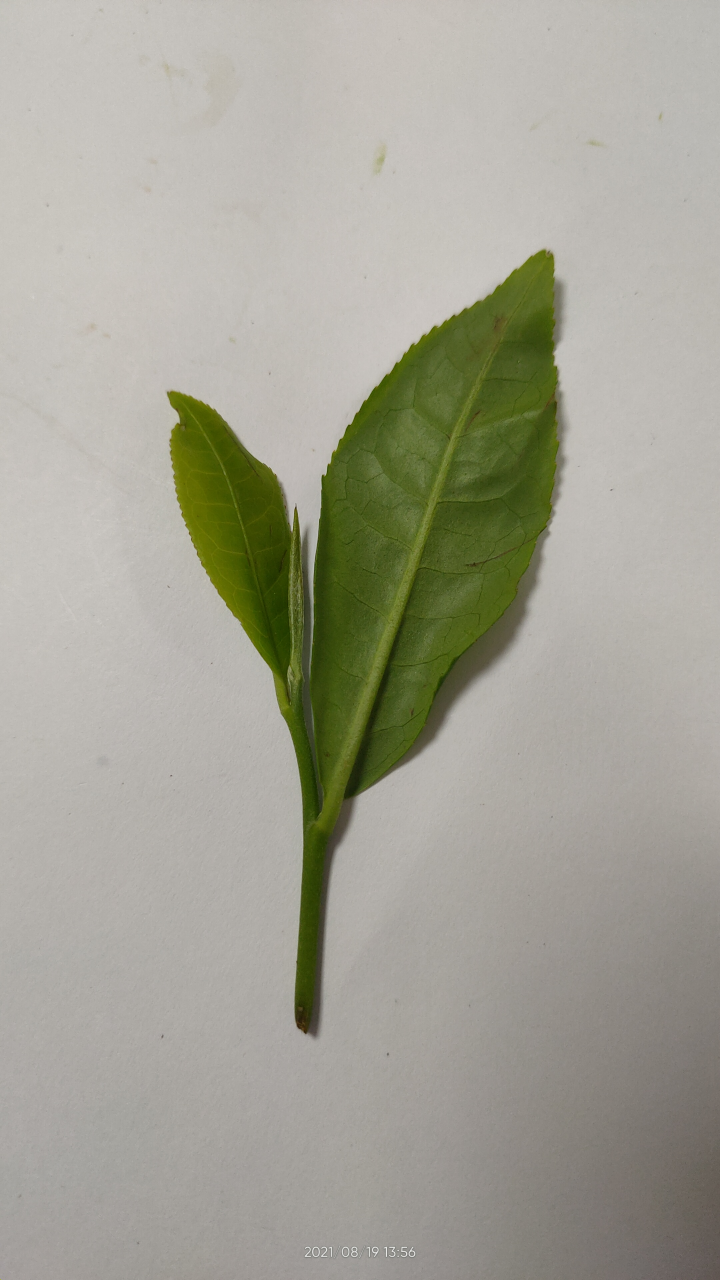
#> input picture src/image.jpg, 2160 x 3840 px (shown at 1/3 size); its folder holds only this picture in this run
$ python -i preprocess.py   (imports and definitions only)   (older library calls are emulated)
#> lines starting #> are read from the running program, lines starting #| are printed output that depends on the picture; after the words box and inside, x2 and y2 are one past the last pixel; in counts of white or black regions, pixels touching at a corner belong together
import json
import sys
from glob import glob
from os.path import basename

import cv2
import numpy as np
import PIL.Image


def get_contours(img):
    # First make the image 1-bit and get contours
    hsv = cv2.cvtColor(img, cv2.COLOR_BGR2HSV)

    low_green = np.array([25, 52, 72])
    high_green = np.array([102, 255, 255])
    green_mask = cv2.inRange(hsv, low_green, high_green)
    green = cv2.bitwise_and(img, img, mask=green_mask)

    imgray = cv2.cvtColor(green, cv2.COLOR_BGR2GRAY)

    ret, thresh = cv2.threshold(imgray, 150, 255, cv2.THRESH_BINARY_INV|cv2.THRESH_OTSU)

    contours, hierarchy = cv2.findContours(thresh, 1, 2)

    # filter contours that are too large or small
    size = get_size(img)
    contours = [cc for cc in contours if contourOK(cc, size)]
    return contours

def get_size(img):
    ih, iw = img.shape[:2]
    return iw * ih

def contourOK(cc, size=1000000):
    x, y, w, h = cv2.boundingRect(cc)
    if w < 50 or h < 50: return False # too narrow or wide is bad
    area = cv2.contourArea(cc)
    return area < (size * 0.5) and area > 200

def find_boundaries(img, contours):
    # margin is the minimum distance from the edges of the image, as a fraction
    ih, iw = img.shape[:2]
    minx = iw
    miny = ih
    maxx = 0
    maxy = 0

    for cc in contours:
        x, y, w, h = cv2.boundingRect(cc)
        if x < minx: minx = x
        if y < miny: miny = y
        if x + w > maxx: maxx = x + w
        if y + h > maxy: maxy = y + h

    return (minx, miny, maxx, maxy)

def crop(img, boundaries):
    minx, miny, maxx, maxy = boundaries
    return img[miny:maxy, minx:maxx]

def process_image(path):
#> called with path = 'image.jpg'
    img = cv2.imread(path)
#> img is the input picture: shape (3840, 2160, 3); mean B, G, R 149.5, 162.5, 163.6
    contours = get_contours(img)
#> in get_contours, `hsv = cv2.cvtColor(img, cv2.COLOR_BGR2HSV)`: hsv: shape (3840, 2160, 3); mean H, S, V 20.9, 35.5, 165.5
#> in get_contours, `green_mask = cv2.inRange(hsv, low_green, high_green)`:
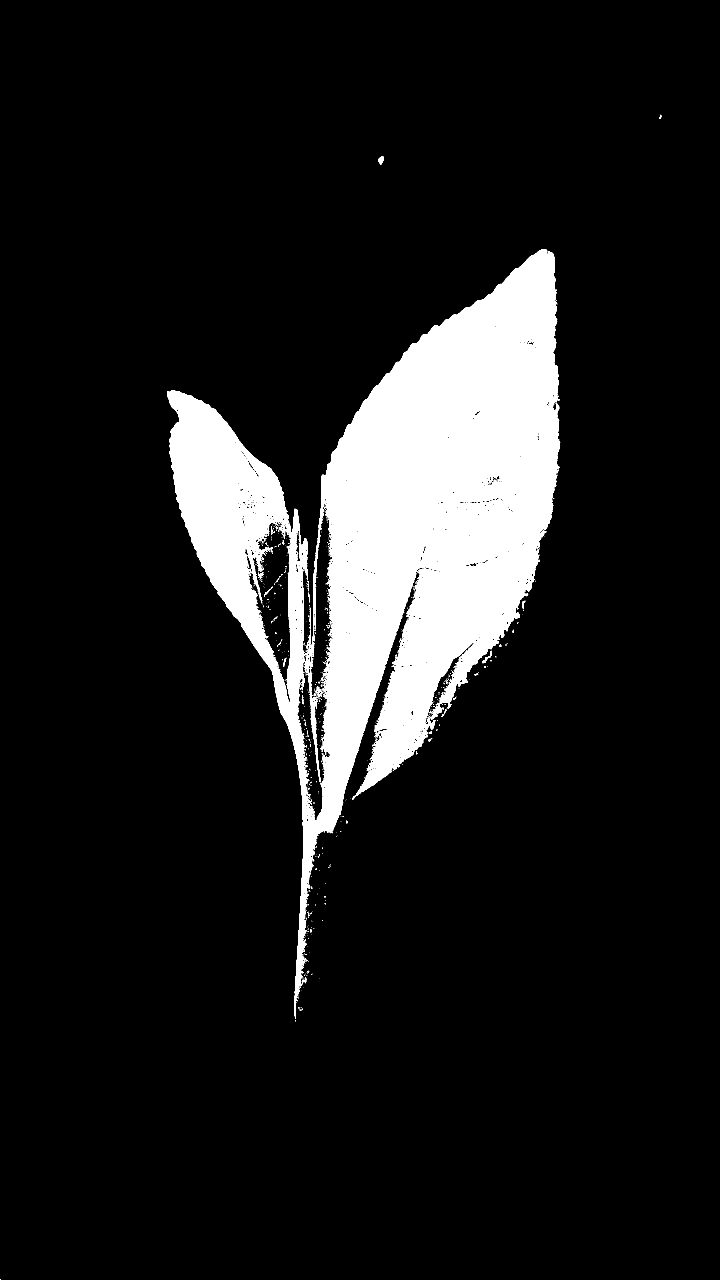
#> green_mask: shape (3840, 2160) (shown at 1/3 size); 11.1% white; 865 white regions (817 under 20 px), largest, box (x1, y1, x2, y2) and area: (501, 747, 1681, 3056) 916651, (1135, 468, 1152, 494) 286, (947, 2060, 970, 2092) 229
#> in get_contours, `green = cv2.bitwise_and(img, img, mask=green_mask)`:
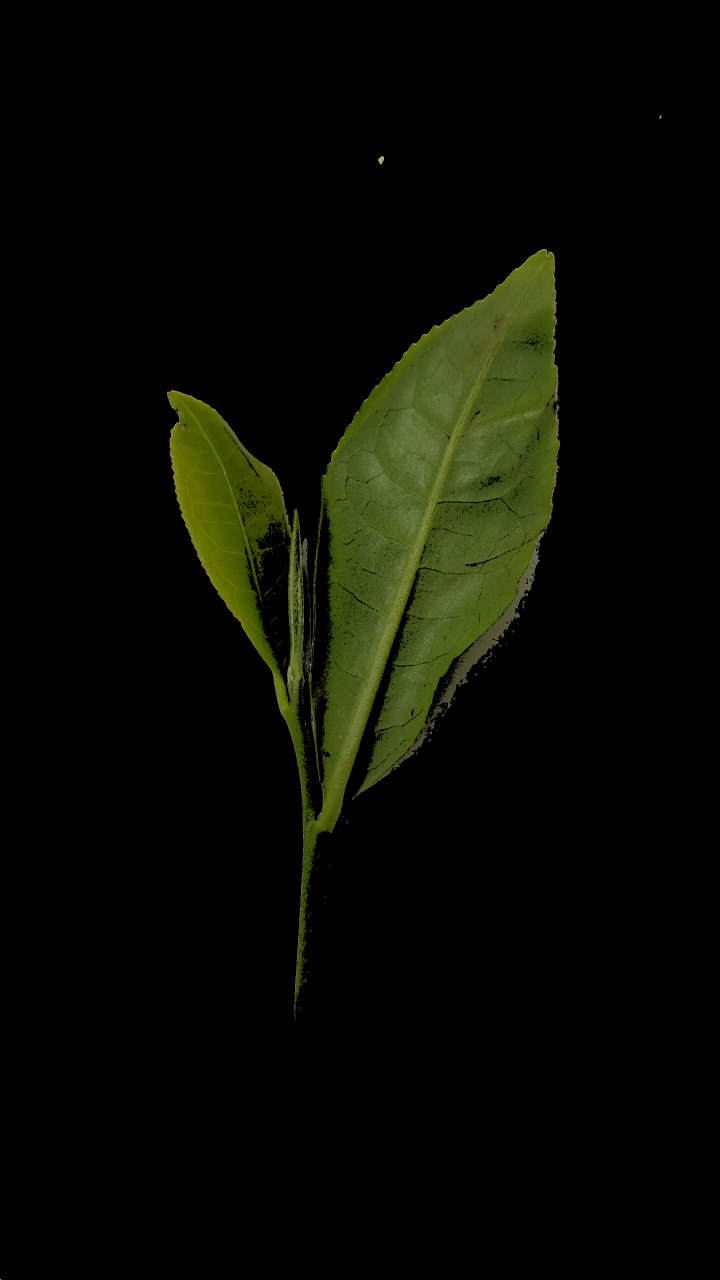
#> green: shape (3840, 2160, 3) (shown at 1/3 size); mean B, G, R 3.1, 10.5, 8.9
#> in get_contours, `imgray = cv2.cvtColor(green, cv2.COLOR_BGR2GRAY)`:
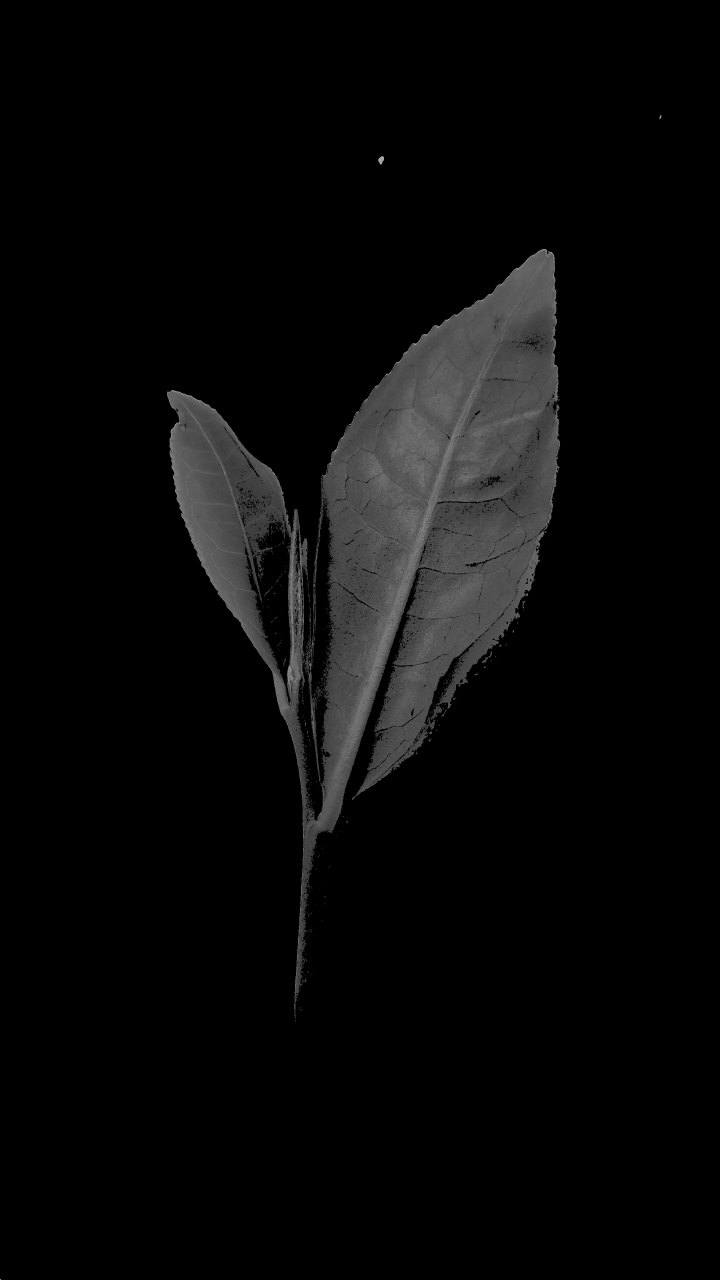
#> imgray: shape (3840, 2160) (shown at 1/3 size); min 0, max 194, mean 9.2
#> in get_contours, `ret, thresh = cv2.threshold(imgray, 150, 255, cv2.THRESH_BINARY_INV|cv..`:
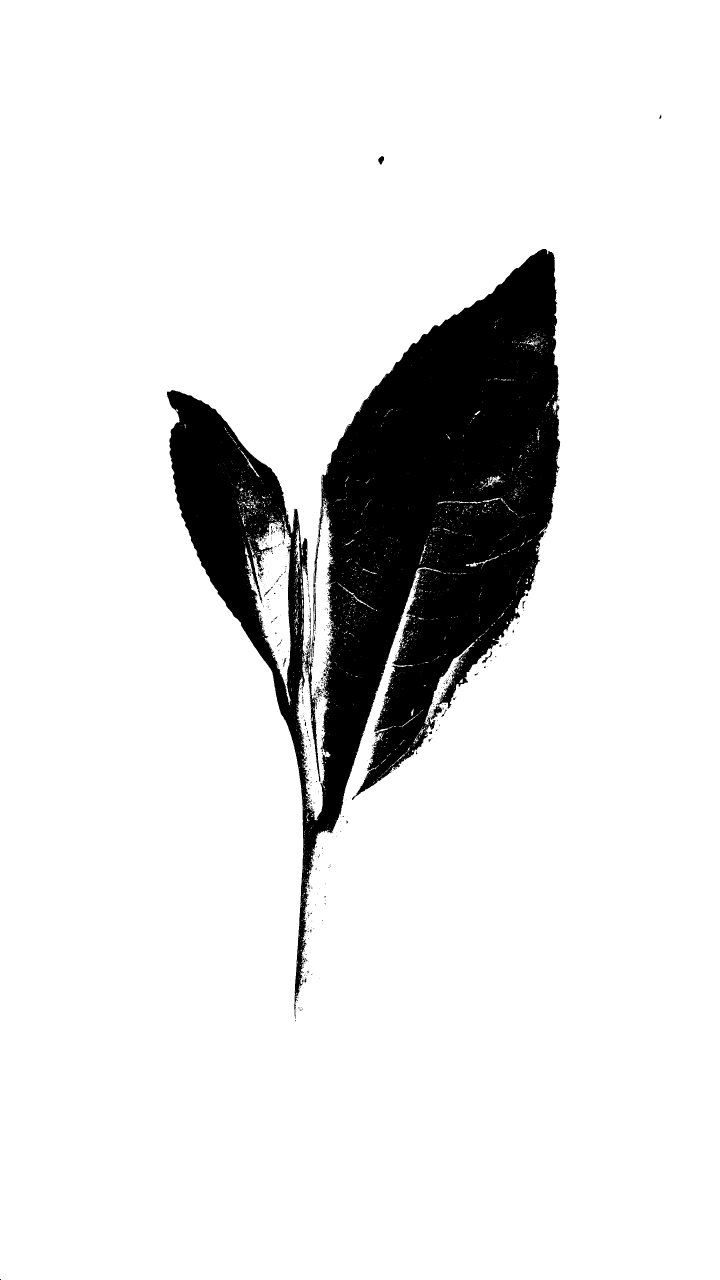
#> thresh: shape (3840, 2160) (shown at 1/3 size); 88.9% white; 865 black regions (817 under 20 px)
#> in get_contours, `ret, thresh = cv2.threshold(imgray, 150, 255, cv2.THRESH_BINARY_INV|cv..`: ret = 0
#> in get_contours, `contours, hierarchy = cv2.findContours(thresh, 1, 2)`: contours = 3702 contours, 3534 with area under 20; largest, box (x1, y1, x2, y2) and area: (0, 0, 2160, 3840) 8288394, (500, 746, 1682, 3057) 971773, (740, 1565, 873, 2116) 34853, (911, 1735, 962, 2347) 5654, (887, 1588, 900, 1692) 602
#> in get_contours, `size = get_size(img)`: size = 8294400
#> in get_contours, `contours = [cc for cc in contours if contourOK(cc, size)]`: contours = 4 contours; box (x1, y1, x2, y2) and area: (500, 746, 1682, 3057) 971773, (740, 1565, 873, 2116) 34853, (911, 1735, 962, 2347) 5654, (721, 1351, 778, 1432) 248
    # cv2.drawContours(img, contours, -1, (0,255,0)) # draws contours, good for debugging
    bounds = find_boundaries(img, contours)
#> the loop in find_boundaries, `for cc in contours:` made 4 passes
#> (x, y, w, h, minx, miny, maxx, maxy) on passes 1, 4: (911, 1735, 51, 612, 911, 1735, 962, 2347), (500, 746, 1182, 2311, 500, 746, 1682, 3057)
#> (x, y, w, h, minx, miny) on passes 2 to 3: (740, 1565, 133, 551, 740, 1565), (721, 1351, 57, 81, 721, 1351)
#> after the loop in find_boundaries, `for cc in contours:`: maxx = 1682; maxy = 3057; minx = 500; miny = 746
#> bounds = (500, 746, 1682, 3057)
    cropped = crop(img, bounds)
#> in crop, `minx, miny, maxx, maxy = boundaries`: minx = 500; miny = 746; maxx = 1682; maxy = 3057
#> in crop, `return img[miny:maxy, minx:maxx]`:
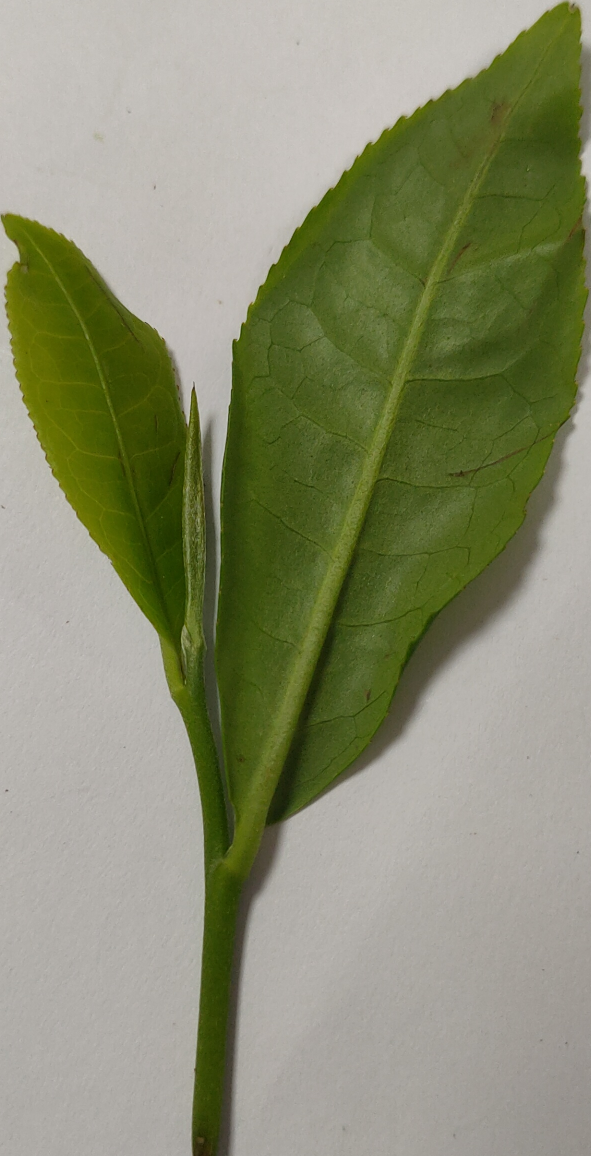
#> returned value: shape (2311, 1182, 3) (shown at 1/2 size); mean of channels 0, 1, 2 112.6, 141.2, 137.6; drawn as B, G, R
    return img

def convert_image(src, dest):
  img = PIL.Image.fromarray(process_image(src))
  img.thumbnail((400, 400), PIL.Image.ANTIALIAS)
  img.save(dest, "JPEG")

>>> result = process_image('image.jpg')
